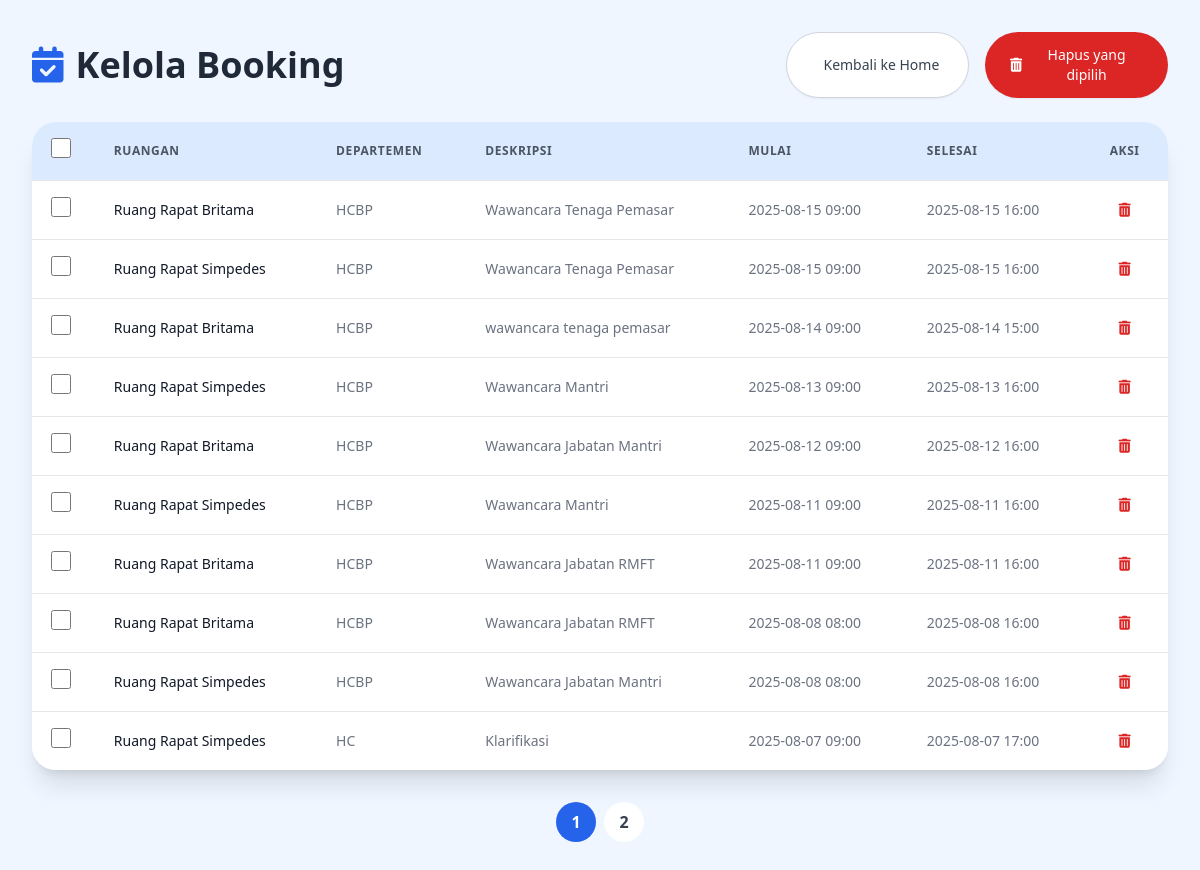
Before: /admin/bookings with the older database file.
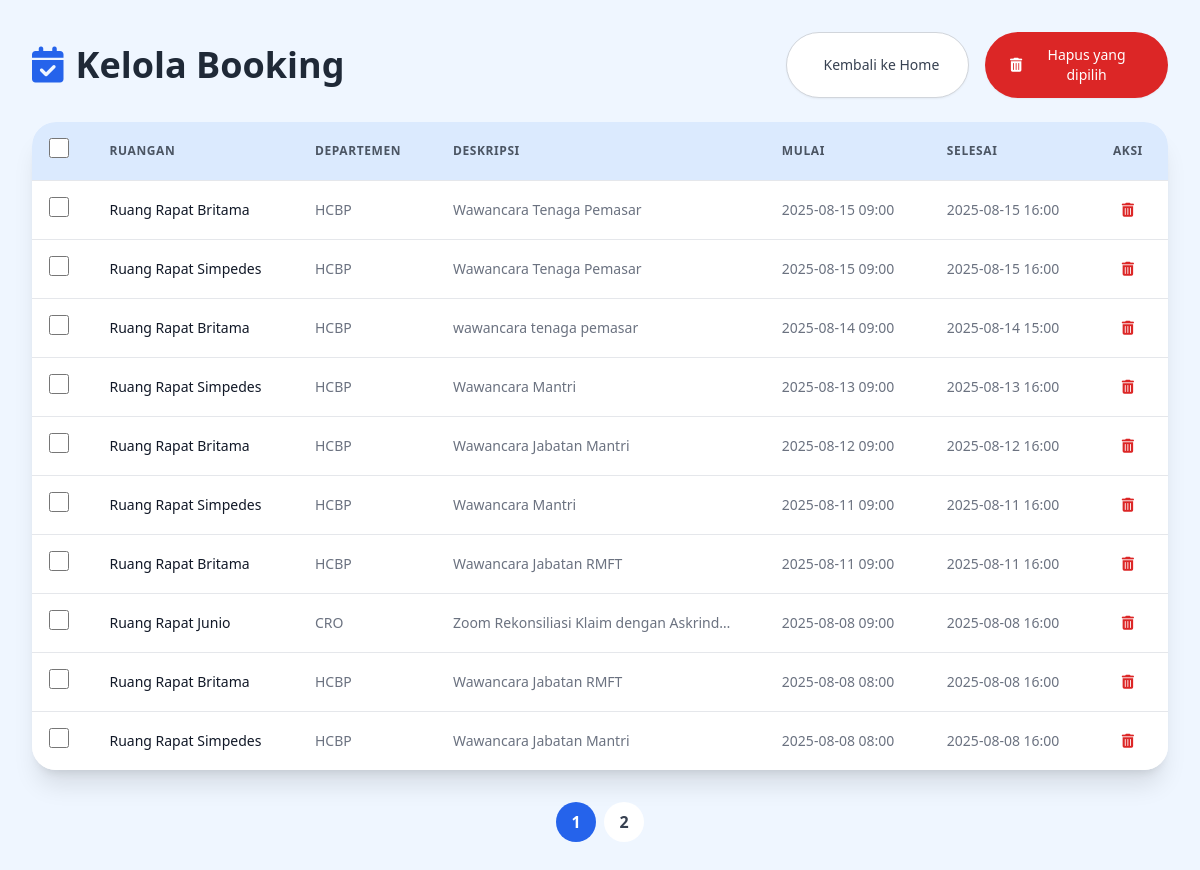
After: the same page with the newer database file.
### app.py (models this page shows)
class Booking(db.Model):
    id = db.Column(db.Integer, primary_key=True)
    user = db.Column(db.String(100))
    username = db.Column(db.String(100))
    role = db.Column(db.String(50))
    department = db.Column(db.String(100))
    room_id = db.Column(db.Integer, db.ForeignKey('room.id'))
    start_time = db.Column(db.DateTime)
    end_time = db.Column(db.DateTime)
    description = db.Column(db.Text)
    room = db.relationship('Room', backref='bookings')

class Room(db.Model):
    id = db.Column(db.Integer, primary_key=True)
    name = db.Column(db.String(50), nullable=False)
    lantai = db.Column(db.String(10), nullable=True)

### app.py (the view)
@app.route('/admin/bookings')
def manage_bookings():
    page = request.args.get('page', 1, type=int)
    bookings = Booking.query.order_by(Booking.start_time.desc()).paginate(page=page, per_page=10)
    return render_template('admin_bookings.html', bookings=bookings)

### templates/admin_bookings.html (shortened to what the changed rows need)
<!DOCTYPE html>
<html lang="id">
<head>
    <script src="https://cdn.tailwindcss.com"></script>
    <link rel="stylesheet" href="https://cdnjs.cloudflare.com/ajax/libs/font-awesome/6.5.2/css/all.min.css" xintegrity="sha512-SnH5WK+bZxgPHs44uWIX+LLJAJ9/2PkPKZ5QiAj6Ta86w+fsb2k6+dENwR43Fq+dD2o1QjV+s3qQ" />
</head>
<body>
        <div class="bg-blue-50 min-h-screen p-4 sm:p-6 lg:p-8">
            <div class="max-w-7xl mx-auto">
                <div class="flex flex-col sm:flex-row justify-between items-start sm:items-center mb-6">
                    <h2 class="text-3xl sm:text-4xl font-bold text-gray-800 mb-4 sm:mb-0">
                        <i class="fa-solid fa-calendar-check text-blue-600 mr-3"></i>Kelola Booking
                    </h2>
                </div>
            </div>
        <div class="bg-white rounded-3xl shadow-xl overflow-hidden">
            <div class="overflow-x-auto">
                <form id="bulk-delete-form" method="POST" action="{{ url_for('bulk_delete_bookings') }}">
                    <table class="min-w-full divide-y divide-gray-200">
                        <thead class="bg-blue-100">
                            <tr>
                                <th scope="col" class="p-4 text-center">
                                    <input type="checkbox" id="select-all" class="form-checkbox h-5 w-5 text-blue-600 rounded">
                                </th>
                                <th scope="col" class="px-6 py-4 text-left text-xs font-semibold text-gray-600 uppercase tracking-wider">Ruangan</th>
                                <th scope="col" class="hidden md:table-cell px-6 py-4 text-left text-xs font-semibold text-gray-600 uppercase tracking-wider">Departemen</th>
                                <th scope="col" class="hidden lg:table-cell px-6 py-4 text-left text-xs font-semibold text-gray-600 uppercase tracking-wider">Deskripsi</th>
                                <th scope="col" class="px-6 py-4 text-left text-xs font-semibold text-gray-600 uppercase tracking-wider">Mulai</th>
                                <th scope="col" class="hidden sm:table-cell px-6 py-4 text-left text-xs font-semibold text-gray-600 uppercase tracking-wider">Selesai</th>
                                <th scope="col" class="px-6 py-4 text-center text-xs font-semibold text-gray-600 uppercase tracking-wider">Aksi</th>
                            </tr>
                        </thead>
                        <tbody class="bg-white divide-y divide-gray-200">
                            {% for b in bookings.items %}
                            <tr>
                                <td class="p-4 text-center">
                                    <input type="checkbox" name="booking_ids" value="{{ b.id }}" class="form-checkbox h-5 w-5 text-blue-600 rounded">
                                </td>
                                <td class="px-6 py-4 whitespace-nowrap text-sm text-gray-900">{{ b.room.name }}</td>
                                <td class="hidden md:table-cell px-6 py-4 whitespace-nowrap text-sm text-gray-500">{{ b.department }}</td>
                                <td class="hidden lg:table-cell px-6 py-4 whitespace-nowrap text-sm text-gray-500 max-w-xs truncate">{{ b.description }}</td>
                                <td class="px-6 py-4 whitespace-nowrap text-sm text-gray-500">{{ b.start_time.strftime('%Y-%m-%d %H:%M') }}</td>
                                <td class="hidden sm:table-cell px-6 py-4 whitespace-nowrap text-sm text-gray-500">{{ b.end_time.strftime('%Y-%m-%d %H:%M') }}</td>
                                <td class="px-6 py-4 whitespace-nowrap text-right text-sm font-medium">
                                    <div class="flex justify-center items-center gap-2">
                                        <form id="delete-form-{{ b.id }}" action="{{ url_for('delete_booking', booking_id=b.id) }}" method="post">
                                            <button type="button" class="delete-single-btn text-red-600 hover:text-red-800 transition-colors duration-300" title="Hapus" data-booking-id="{{ b.id }}">
                                                <i class="fa-solid fa-trash-can"></i>
                                            </button>
                                        </form>
                                    </div>
                                </td>
                            </tr>
                            {% endfor %}
                        </tbody>
                    </table>
                </form>
            </div>
        </div>
        <nav aria-label="Pagination" class="mt-8">
            <ul class="flex justify-center space-x-2">
                {% for page_num in bookings.iter_pages(left_edge=1, right_edge=1, left_current=2, right_current=2) %}
                    {% if page_num %}
                        <li class="{% if page_num == bookings.page %}bg-blue-600 text-white{% else %}bg-white text-gray-700 hover:bg-blue-50{% endif %} rounded-full transition-colors duration-300">
                            <a class="flex items-center justify-center w-10 h-10 font-semibold" href="{{ url_for('manage_bookings', page=page_num) }}">{{ page_num }}</a>
                        </li>
                    {% else %}
                        <li class="w-10 h-10 flex items-center justify-center text-gray-500">
                            <span>…</span>
                        </li>
                    {% endif %}
                {% endfor %}
            </ul>
        </nav>
    </div>
</body>
</html>

Changed rows visible on the page:
no longer on this page (row unchanged): Booking: room.name "Ruang Rapat Simpedes", department "HC", description "Klarifikasi", start_time "2025-08-07 09:00", end_time "2025-08-07 17:00"
added Booking: room.name "Ruang Rapat Junio", department "CRO", description "Zoom Rekonsiliasi Klaim dengan Askrind…", start_time "2025-08-08 09:00", end_time "2025-08-08 16:00"
